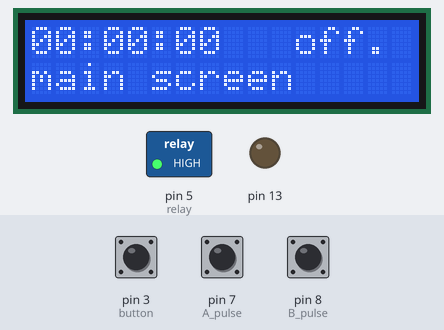
A sketch run on a simulated Arduino Uno, built with avr-gcc and run on an emulated ATmega328P. Shown: 16×2 character LCD, switched loads named in the sketch (green lamp = pin HIGH), output pins drawn as LEDs (lit = HIGH). The test bench sets the inputs (shaded band); at power-on: pin 3 (button) HIGH, pin 7 (A_pulse) HIGH, pin 8 (B_pulse) LOW.

Above: at 1.7 s.
1.8 s: pin 3 (button) pulled LOW for 1 s
At 3.07 s:
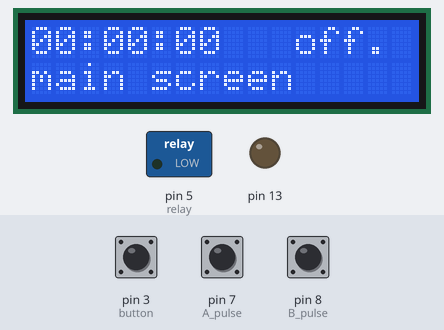
At 3.9 s:
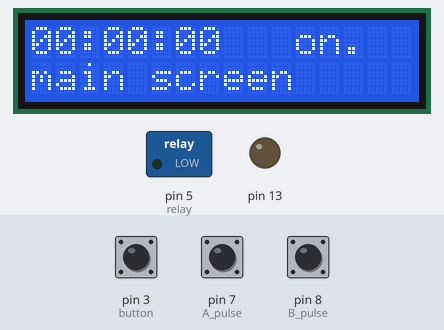
4.6 s: pin 3 (button) pulled LOW for 3.2 s
At 7.4 s:
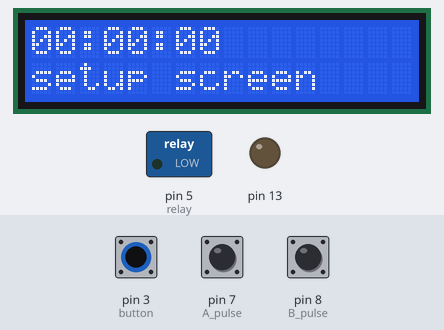
Timing chart, 0 to 8.9 s (numbered marks = the images above; inputs shaded):
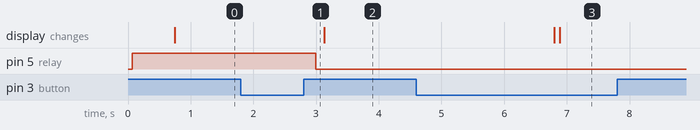

Measured:
- after the input at 1.8 s, pin 5 (relay): HIGH → LOW after 1.2 s
- after the input at 4.6 s, the display: first changes after 2.2 s (image 3 shows a later state)

The sketch:

hub.ino
```cpp
#include "schedule.h"
#include <Wire.h>
#include <LiquidCrystal_I2C.h>
LiquidCrystal_I2C lcd(0x27,16,2);
#define	A_pulse 7
#define B_pulse 8 //clk
#define button 3
#define relay 5
schedule timer_edge;
schedule timer_button;
schedule screen_refresh;
schedule timer_countdown;
schedule button_timeout;
bool A_state = HIGH, pre_A_state = HIGH, B_state = HIGH;
bool bt_state = HIGH;
bool hold_status = false, switch_screen = false, switch_event = false;
bool relay_status = HIGH, pause_countdown = true, selection = false;
uint8_t bt_duration = 0, component_select;
int8_t hour, minute, second;
int8_t *volume_counter;
void setup() {
  pinMode(13,OUTPUT);
  lcd.begin();
lcd.backlight();
	pinMode(relay, OUTPUT);
	digitalWrite(relay, relay_status);
	pinMode(A_pulse, INPUT);
	pinMode(B_pulse, INPUT);
	pinMode(button, INPUT_PULLUP);
  Serial.begin(115200);
	delay(500);
	timer_edge.start_interval(check_edge, 2);
	timer_button.start_interval(check_bt_status, 200);
	screen_refresh.start_interval(select_screen, 150);
	timer_countdown.start_interval(countdown, 1000);
}

void loop() {


	timer_edge.looping();
	timer_button.looping();
	screen_refresh.looping();
	button_timeout.looping();
	timer_countdown.looping();
  digitalWrite(relay, relay_status);
}
void countdown() {

	if(pause_countdown == false) {
		second--;
		time_valid();
		if(second == 0 && minute == 0 && hour == 0) {
			relay_status = !relay_status;
			pause_countdown = true;
		}
	}
}

void check_edge(){
	if(switch_screen == true) {
		switch(component_select) {
			case 0:
				volume_counter = &hour;
			break;
			case 1:
				volume_counter = &minute;
			break;
			case 2:
				volume_counter = &second;
			break;
		}
		A_state = digitalRead(A_pulse);
		B_state = digitalRead(B_pulse);
		if(A_state != pre_A_state && A_state == HIGH && B_state == HIGH) { //rising a edge, clockwise
			*volume_counter += 1;
		}else if(A_state != pre_A_state && A_state == LOW && B_state == HIGH) { //falling a edge, anti cw
			*volume_counter -= 1;
		}
		pre_A_state = A_state;
		time_valid();
	}else{
    A_state = digitalRead(A_pulse);
    B_state = digitalRead(B_pulse);
    if(A_state != pre_A_state && A_state == HIGH && B_state == HIGH) { //rising a edge, clockwise
      selection = false;
    }else if(A_state != pre_A_state && A_state == LOW && B_state == HIGH) { //falling a edge, anti cw
      selection = true;
    }
    pre_A_state = A_state;
	}
}

void check_bt_status(){
	bt_state = digitalRead(button);
	if(bt_state == HIGH && switch_event == true) switch_event = false;

	if(bt_state == HIGH && hold_status == true) {//relay active stop timeout
		button_timeout.stop_timer();
		hold_status = false;
		if(switch_screen == true) {
			component_select++;
			if(component_select >= 3) component_select = 0;
		}else{
			if((second != 0 || minute != 0 || hour != 0) && selection == true) pause_countdown = !pause_countdown;
			else if(selection == false) relay_status = !relay_status;
		}
	}

	if(bt_state == LOW && hold_status == false && switch_event == false) {//start timeout hold_status = true

		button_timeout.start_timeout(timeout, 2000);
		hold_status = true;
	}

	//timeout switch screen
}
void timeout(){
  lcd.clear();
  component_select = 0;
	switch_event = true;
	hold_status = false;
	if(pause_countdown == true) switch_screen = !switch_screen;
}
void select_screen(){

	if(switch_screen == false) {

		lcd.setCursor(0, 0);
		lcd.print(hour/10);
		lcd.print(hour%10);
		lcd.print(':');
		lcd.print(minute/10);
		lcd.print(minute%10);
		lcd.print(':');
		lcd.print(second/10);
		lcd.print(second%10);
		lcd.print("       ");
		lcd.setCursor(8, 0);
		if(selection == true) lcd.print('.');
		lcd.setCursor(11, 0);
		if(relay_status == false) lcd.print("on");
		else lcd.print("off");
		if(selection == false) lcd.print('.');
		lcd.setCursor(0,1);
		lcd.print("main screen");
	}else{
		lcd.setCursor(0, 0);
		lcd.print(hour/10);
		lcd.print(hour%10);
		lcd.print(':');
		lcd.print(minute/10);
		lcd.print(minute%10);
		lcd.print(':');
		lcd.print(second/10);
		lcd.print(second%10);
		lcd.setCursor(0, 1);
		lcd.print("setup screen");

	}
}
void time_valid(){
	if(second == 60) {
		second = 0;
		minute++;
	}else if(second == -1) {
		second = 59;
		minute--;
	}

	if(minute == 60) {
		minute = 0;
		hour++;
	}else if(minute == -1) {
		minute = 59;
		hour--;
	}

	if(hour == 24) hour = 0;
	else if(hour == -1) hour = 23;

}
```

schedule.cpp
```cpp
#include "schedule.h"

schedule::schedule()
{
}
void schedule::start_timeout(Callback, int timeout)
{
  T = timeout;
  enable = true;
  this->callback_function = callback_function;
  status = true;
  t = millis();

}
void schedule::stop_timer()
{
  enable = false;
}
void schedule::start_interval(Callback, int cycle)
{
  T = cycle;
  enable = true;
  this->callback_function = callback_function;
  status = false;
  t = millis();
}

void schedule::looping()
{
  if((unsigned long)(millis() - t) >= T && enable == true) {
    t = millis();
    enable = (status == false)?true:false;
    this->callback_function();
  }
}
```

schedule.h
```cpp
#ifndef INC_SCHEDULE_
#define INC_SCHEDULE_
#include <Arduino.h>
#define Callback void(*callback_function)()
class schedule
{
  private:
    Callback;
    int T;
    unsigned long t = 0;
    bool enable = false;
    bool status = false;
  public:
    schedule();
    void start_timeout(Callback, int timeout);
    void start_interval(Callback, int cycle);
    void stop_timer();
    void looping(); //alway put this in loop
};

#endif
```
